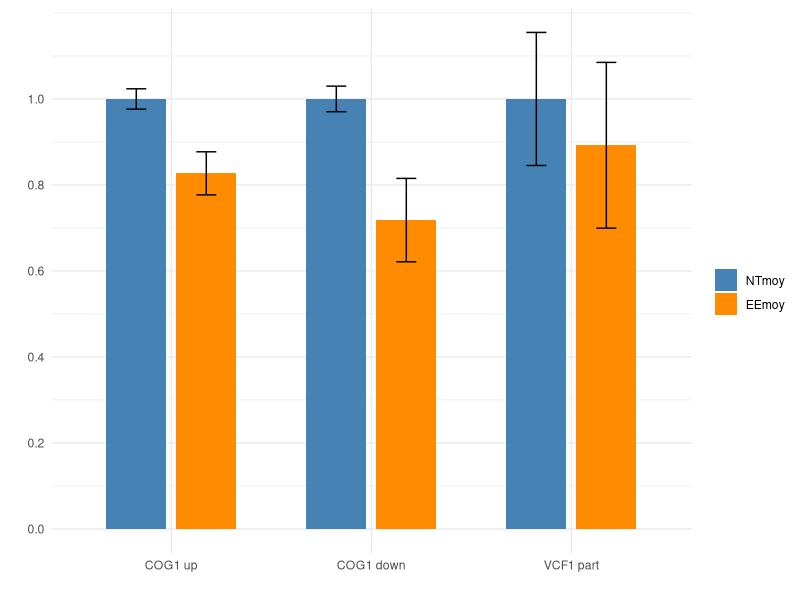
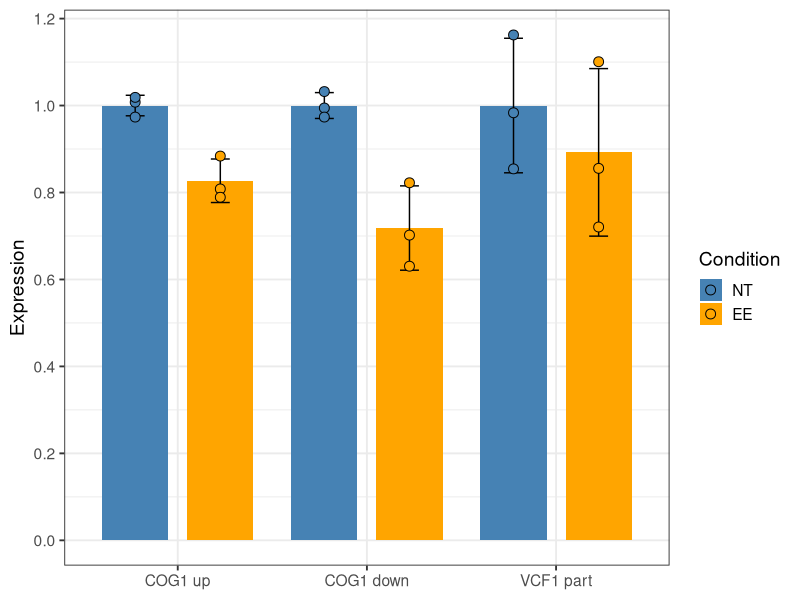

Recreate these plots in R, in order.
setwd("/shared/home/bballester/2.exons/crispri_individual_plots/")

# Load necessary libraries
library(ggplot2)
library(reshape2)

# Read the data
data <- read.csv("COG1_CRISPRI.csv")

# Convert Target to a factor to preserve order
data$Target <- factor(data$Target, levels = data$Target)

# Reshape data to long format for ggplot2
long_data <- melt(data, id.vars = "Target", measure.vars = c("NTmoy", "EEmoy"), 
                  variable.name = "Condition", value.name = "Mean")

# Create a corresponding standard deviation column
long_data$STD <- c(data$`NT.STD`, data$`Exon.STD`)

pdf("COG1_CRISPRI-barplot1.pdf", width=5, height=5)

# Create the bar plot with error bars
ggplot(long_data, aes(x = Target, y = Mean, fill = Condition)) +
  geom_bar(stat = "identity", position = position_dodge(width = 0.7), width = 0.6) +
  geom_errorbar(aes(ymin = Mean - STD, ymax = Mean + STD), 
                width = 0.2, position = position_dodge(width = 0.7)) +
  scale_fill_manual(values = c("NTmoy" = "steelblue", "EEmoy" = "darkorange")) +
  scale_y_continuous(breaks = seq(0, max(long_data$Mean + long_data$STD), by = 0.2)) +  # Set y-axis increments by 0.2
  theme_minimal() +
  labs(y = "", x = "", fill = "") +
  theme(axis.text.x = element_text(angle = 0, hjust = 0.5))

dev.off()




# -------------------------------------------------------------
# Script to plot replicate points alongside means
# -------------------------------------------------------------



# -------------------------------------------------------------
# Example R script to plot replicate points alongside means
# -------------------------------------------------------------

# -------------------------------------------------------------
# 1) Load libraries
# -------------------------------------------------------------
library(tidyverse)

# -------------------------------------------------------------
# 2) Create your COG1 data (with new rows & numeric values)
#    Notice we rename "NTmoy" -> "gRNA NT" and "EEmoy" -> "gRNA EE STK11IP"
#    so the rest of the script matches exactly the old code structure.
# -------------------------------------------------------------
df <- tribble(
  ~Target,     ~NT1,          ~NT2,          ~NT3,          ~EE1,          ~EE2,          ~EE3,
  ~`gRNA NT`,  ~`NT STD`,     ~`gRNA EE STK11IP`, ~`Exon STD`,     ~p.values,
  
  "COG1 up",    1.007725899,   0.973463218,   1.018810883,   0.808196171,   0.883775613,   0.789049379,
  1,             0.023640428,   0.827007054,        0.050086444,   0.002827277,
  
  "COG1 down",  0.994365264,   1.032151144,   0.973483593,   0.822340073,   0.630427577,   0.702021876,
  1,             0.029736897,   0.718263175,        0.096981629,   0.004290668,
  
  "VCF1 part",  1.162340178,   0.983339791,   0.854320031,   1.100736149,   0.72065091,    0.855482371,
  1,             0.154684436,   0.89228981,         0.192697399,   0.246136059
)

# -------------------------------------------------------------
# 3) Reshape replicates (NT1, NT2, NT3, EE1, EE2, EE3) into long form
# -------------------------------------------------------------
df_reps <- df %>%
  select(Target, NT1, NT2, NT3, EE1, EE2, EE3) %>%
  pivot_longer(
    cols      = c(NT1, NT2, NT3, EE1, EE2, EE3),
    names_to  = "Rep",
    values_to = "Value"
  ) %>%
  mutate(
    # Identify condition: "NT" vs "EE"
    Condition = if_else(str_detect(Rep, "^NT"), "NT", "EE")
  )

# -------------------------------------------------------------
# 4) Reshape means + SD columns
#    "gRNA NT" => "NTmoy", "gRNA EE STK11IP" => "EEmoy"
# -------------------------------------------------------------
df_means <- df %>%
  rename(NTmoy = `gRNA NT`, EEmoy = `gRNA EE STK11IP`) %>%
  pivot_longer(
    cols          = c(NTmoy, EEmoy),
    names_to      = "Condition",
    values_to     = "Mean",
    names_pattern = "(NT|EE).*"  # picks up 'NT' or 'EE' from 'NTmoy','EEmoy'
  ) %>%
  mutate(
    # Match SD to the Condition
    SD = if_else(
      Condition == "NT",
      `NT STD`,
      `Exon STD`
    )
  )

# -------------------------------------------------------------
# 5) Convert to factor and specify plotting order
# -------------------------------------------------------------
df_reps <- df_reps %>%
  mutate(
    Target = factor(Target, levels = c("COG1 up", "COG1 down", "VCF1 part")),
    Condition = factor(Condition, levels = c("NT","EE"))
  )

df_means <- df_means %>%
  mutate(
    Target = factor(Target, levels = c("COG1 up", "COG1 down", "VCF1 part")),
    Condition = factor(Condition, levels = c("NT","EE"))
  )

# -------------------------------------------------------------
# 6) Plot and save to PDF
# -------------------------------------------------------------
pdf("COG1_CRISPRI-barplot2.pdf", width=5, height=5)

ggplot() +
  # Bars + error bars for means
  geom_col(
    data = df_means,
    aes(x = Target, y = Mean, fill = Condition),
    position = position_dodge(width = 0.9),
    width = 0.7
  ) +
  geom_errorbar(
    data = df_means,
    aes(x = Target, ymin = Mean - SD, ymax = Mean + SD, group = Condition),
    position = position_dodge(width = 0.9),
    width = 0.2
  ) +
  # Points for individual replicates
  geom_point(
    data = df_reps,
    aes(x = Target, y = Value, fill = Condition),
    shape = 21,
    size = 3,
    position = position_dodge(width = 0.9)
  ) +
  scale_fill_manual(values = c("NT" = "steelblue", "EE" = "orange")) +
  # optional: control y-axis breaks (e.g., 0 to 1.4 in 0.2 increments)
  scale_y_continuous(breaks = seq(0, 1.4, 0.2)) +
  theme_bw(base_size = 14) +
  labs(
    fill = "Condition",
    x = NULL,
    y = "Expression"
  )

dev.off()


